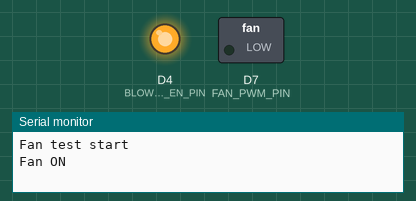
This sketch was run on a simulated ESP8266 (NodeMCU). On the bench: switched loads named in the sketch (green lamp = pin HIGH), output pins drawn as LEDs (lit = HIGH), the last lines printed to the serial monitor.

Above: at 2.5 s.
At 5.5 s:
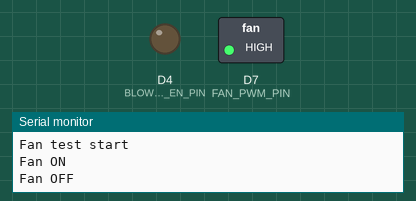
Timing chart, 0 to 8.8 s (numbered marks = the images above):
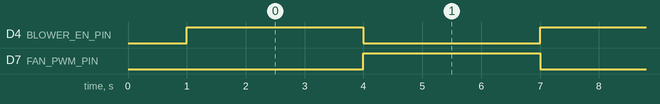

The sketch:

fan_test.ino
```cpp
#define BLOWER_EN_PIN D4
#define FAN_PWM_PIN   D7

void setup() {
    Serial.begin(115200);
    delay(1000);

    pinMode(BLOWER_EN_PIN, OUTPUT);
    pinMode(FAN_PWM_PIN,   OUTPUT);

    Serial.println("Fan test start");
}

void loop() {
    Serial.println("Fan ON");
    digitalWrite(BLOWER_EN_PIN, HIGH);  // Blower EN 활성화
    digitalWrite(FAN_PWM_PIN,   LOW);   // active low: LOW = fan ON
    delay(3000);

    Serial.println("Fan OFF");
    digitalWrite(FAN_PWM_PIN,   HIGH);  // active low: HIGH = fan OFF
    digitalWrite(BLOWER_EN_PIN, LOW);   // Blower EN 비활성화
    delay(3000);
}
```

Measured:
- by itself, D4 (BLOWER_EN_PIN), D7 (FAN_PWM_PIN): alternates HIGH for 3.0 s and LOW for 3.0 s
